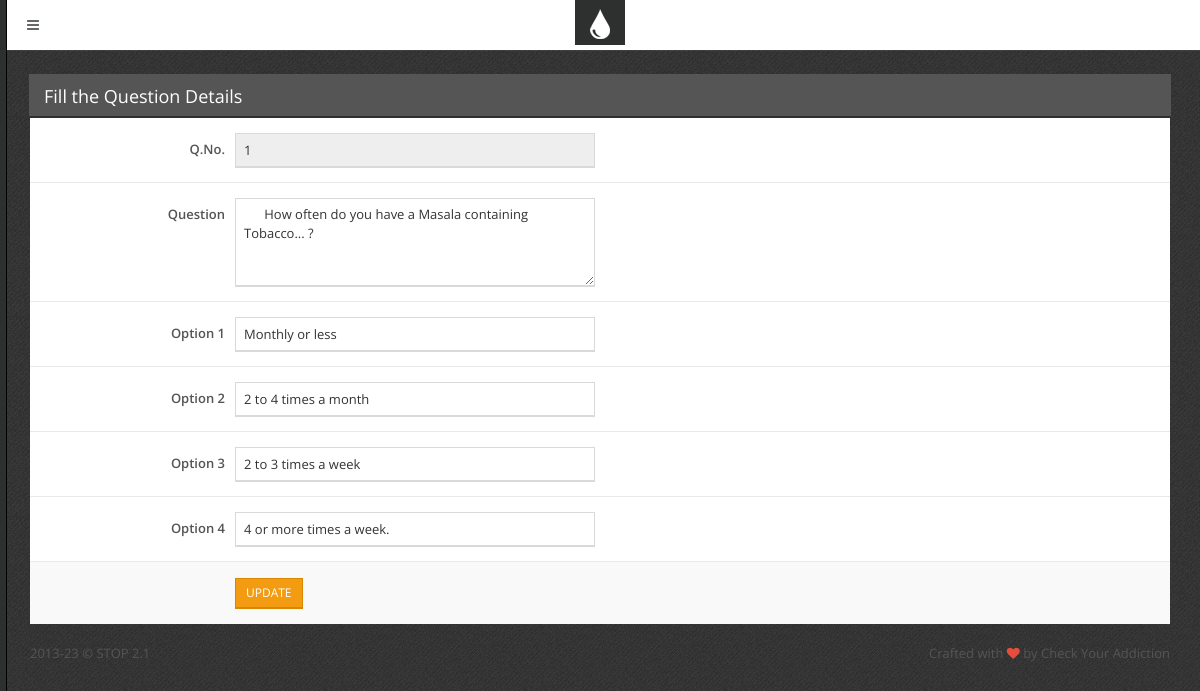
Page /que_edit1.php?qid=1 on the committed database.
### tables this page shows
CREATE TABLE IF NOT EXISTS `questions1` (
  `id` int(11) NOT NULL AUTO_INCREMENT,
  `qid` int(11) NOT NULL,
  `question` varchar(256) NOT NULL,
  `option1` varchar(256) NOT NULL,
  `option2` varchar(256) NOT NULL,
  `option3` varchar(256) NOT NULL,
  `option4` varchar(256) NOT NULL,
  PRIMARY KEY (`id`)
);

### que_edit1.php (the view, shortened to what this page needs)
<?php include 'inc/top.php';       ?>
<?php
include("db.php");
$qid = $_REQUEST['qid'];
$result = mysqli_query($con,"SELECT * FROM questions1 WHERE qid  = '$qid'");
$test = mysqli_fetch_array($result);
                $qid=$test['qid'] ;
                $question= $test['question'] ;
                $option1=$test['option1'];
                $option2=$test['option2'];
                $option3=$test['option3'];
                $option4=$test['option4'];
?>
    <div class="block">
        <div class="block-title">
            <h2>Fill the Question Details </h2>
        </div>
        <form  method="post" class="form-horizontal form-bordered" >
            <div class="form-group">
                <label class="col-sm-2 control-label" for="bordered-username">Q.No.</label>
                <div class="col-sm-4">
                    <input type="text" id="bordered-username" name="qid" value="<?php echo $qid ?>" class="form-control" readonly>
                </div>
            </div>
            <div class="form-group">
                <label class="col-sm-2 control-label" for="bordered-bio">Question
                </label>
                <div class="col-sm-4">
                    <textarea id="bordered-bio" name="question" rows="4" class="form-control" required> <?php echo $question ?></textarea>
                </div>
            </div>
             <div class="form-group">
                <label class="col-sm-2 control-label" for="bordered-username">Option 1 </label>
                <div class="col-sm-4">
                    <input type="text" id="bordered-username" name="option1" value="<?php echo $option1 ?>" class="form-control" >
                </div>
            </div>
             <div class="form-group">
                <label class="col-sm-2 control-label" for="bordered-username">Option 2 </label>
                <div class="col-sm-4">
                    <input type="text" id="bordered-username" name="option2" value="<?php echo $option2 ?>" class="form-control" >
                </div>
            </div>
             <div class="form-group">
                <label class="col-sm-2 control-label" for="bordered-username">Option 3 </label>
                <div class="col-sm-4">
                    <input type="text" id="bordered-username" name="option3" value="<?php echo $option3 ?>" class="form-control" >
                </div>
            </div>
             <div class="form-group">
                <label class="col-sm-2 control-label" for="bordered-username">Option 4 </label>
                <div class="col-sm-4">
                    <input type="text" id="bordered-username" name="option4" value="<?php echo $option4 ?>" class="form-control" >
                </div>
            </div>
            <div class="form-group">
                <div class="col-sm-10 col-sm-offset-2">
                    <input type="submit" name="save" class="btn btn-sm btn-primary" value=" UPDATE "/>
                </div>
            </div>
        </form>
    </div>
<?php include 'inc/footer.php';  ?>
<?php include 'inc/bottom.php';  ?>

### css/main.css (style rules this page uses)
body { font-family: "Open Sans", "Helvetica Neue", Helvetica, Arial, sans-serif; color: #555555; font-size: 13px; background: #454545 url('../img/template/bg.png') top left repeat; }
.block { margin: 0 0 20px; padding: 20px 20px 1px 20px; background-color: #ffffff; }
.block-title { color: #646869; margin: -21px -21px 20px; background-color: #555555; border-bottom: 2px solid #2e3030; color: #ffffff; }
.block-title h1, .block-title h2, .block-title h3, .block-title h4, .block-title h5, .block-title h6 { display: inline-block; font-size: 18px; line-height: 18px; line-height: 1.4; margin: 0; padding: 10px 16px 7px; font-weight: normal; }
.block-title h1, .block-title h2, .block-title h3 { padding-left: 15px; padding-right: 15px; }
h1, h2, h3, h4, h5, h6, .h1, .h2, .h3, .h4, .h5, .h6 { font-family: "Open Sans", "Helvetica Neue", Helvetica, Arial, sans-serif; font-weight: 300; }
label { font-weight: normal; padding-bottom: 5px; }
.control-label { font-weight: 600; }
.form-control { font-size: 13px; padding: 6px 8px; color: #333; border-color: #d9d9d9; border-radius: 0 !important; -webkit-box-shadow: 0 1px 0 #d9d9d9; box-shadow: 0 1px 0 #d9d9d9; }
.form-horizontal .form-group { margin-right: -5px; margin-left: -5px; }
.form-horizontal.form-bordered { margin: -20px -20px -1px; }
.form-horizontal.form-bordered .form-group { border-top: 1px solid #e9e9e9; margin: 0; padding: 15px; }
.form-horizontal.form-bordered .form-group:first-child { border-top: none; }
.form-horizontal.form-bordered .form-group:last-child { background-color: #f9f9f9; }
input[type="text"].form-control, input[type="password"].form-control, input[type="email"].form-control, textarea.form-control { -webkit-appearance: none; }
.btn { margin: 1px 0; border-radius: 0 !important; }
.btn-primary, .btn-primary:hover, .btn-primary:focus, .btn-primary:active, .btn-primary.active, .open .dropdown-toggle.btn-primary, .btn-primary.disabled, .btn-primary[disabled], fieldset[disabled] .btn-primary, .btn-primary.disabled:hover, .btn-primary[disabled]:hover, fieldset[disabled] .btn-primary:hover, .btn-primary.disabled:focus, .btn-primary[disabled]:focus, fieldset[disabled] .btn-primary:focus, .btn-primary.disabled:active, .btn-primary[disabled]:active, fieldset[disabled] .btn-primary:active, .btn-primary.disabled.active, .btn-primary[disabled].active, fieldset[disabled] .btn-primary.active { background-color: #f39c12; border-color: #d98600; -webkit-box-shadow: 0 1px 0 #d98600; box-shadow: 0 1px 0 #d98600; }
.col-xs-1, .col-xs-2, .col-xs-3, .col-xs-4, .col-xs-5, .col-xs-6, .col-xs-7, .col-xs-8, .col-xs-9, .col-xs-10, .col-xs-11, .col-xs-12, .col-sm-1, .col-sm-2, .col-sm-3, .col-sm-4, .col-sm-5, .col-sm-6, .col-sm-7, .col-sm-8, .col-sm-9, .col-sm-10, .col-sm-11, .col-sm-12, .col-md-1, .col-md-2, .col-md-3, .col-md-4, .col-md-5, .col-md-6, .col-md-7, .col-md-8, .col-md-9, .col-md-10, .col-md-11, .col-md-12, .col-lg-1, .col-lg-2, .col-lg-3, .col-lg-4, .col-lg-5, .col-lg-6, .col-lg-7, .col-lg-8, .col-lg-9, .col-lg-10, .col-lg-11, .col-lg-12 { padding-right: 5px; padding-left: 5px; }

### rows in the picture
questions1: qid "1", question "How often do you have a Masala containing Tobacco... ?", option1 "Monthly or less", option2 "2 to 4 times a month", option3 "2 to 3 times a week", option4 "4 or more times a week."

### other values in the picture
$template['name'] "STOP"
$template['version'] "2.1"
